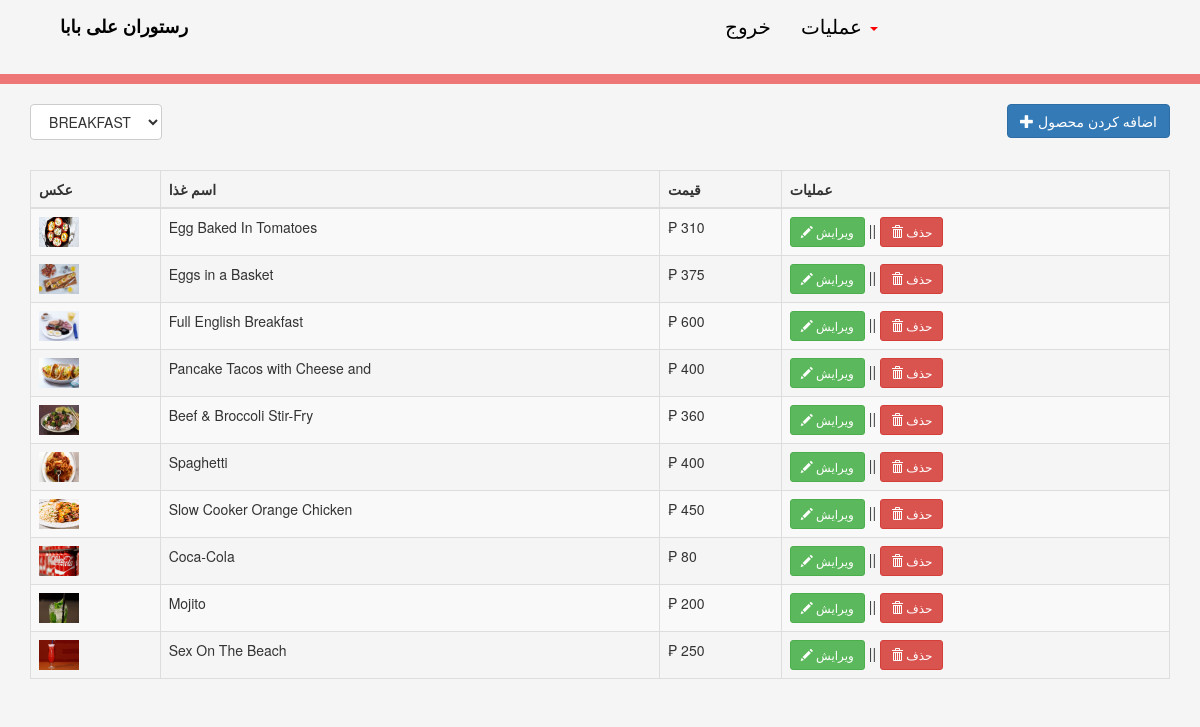
The page /product.php on the database its author committed.
### tables this page shows
CREATE TABLE IF NOT EXISTS `product` (
`productid` int(11) NOT NULL,
  `categoryid` int(1) NOT NULL,
  `productname` varchar(30) NOT NULL,
  `price` double NOT NULL,
  `photo` varchar(150) NOT NULL
);

### product.php (the view, shortened to what this page needs)
<?php include('header.php'); ?>
<body>
<?php include('navbaradmin.php'); ?>
<div class="container">
	<div class="row">
		<div class="col-md-12">
			<select id="catList" class="btn btn-default">
			<?php
				$sql="SELECT * from category";
				$catquery=$conn->query($sql);
				while($catrow=$catquery->fetch_array()){
					$catid = isset($_GET['category']) ? $_GET['category'] : 0;
					$selected = ($catid == $catrow['categoryid']) ? " selected" : "";
					echo "<option$selected value=".$catrow['categoryid'].">".$catrow['catname']."</option>";
				}
			?>
			</select>
			<a href="#addproduct" data-toggle="modal" class="pull-right btn btn-primary"><span class="glyphicon glyphicon-plus"></span>
			 اضافه کردن محصول</a>
		</div>
	</div>
	<div style="margin-top:10px;">
		<table class="table table-striped table-bordered">
			<thead>
				<th>عکس</th>
				<th>اسم غذا</th>
				<th>قیمت</th>
				<th>عملیات</th>
			</thead>
			<tbody>
				<?php
					$where = "";
					$sql="SELECT * from product left join category on category.categoryid=product.categoryid $where order by product.categoryid asc, productname asc";
					$query=$conn->query($sql);
					while($row=$query->fetch_array()){
						?>
						<tr>
							<td><a href="<?php if(empty($row['photo'])){echo "upload/noimage.jpg";} else{echo $row['photo'];} ?>">
							<img src="<?php if(empty($row['photo'])){echo "upload/noimage.jpg";} else{echo $row['photo'];} ?>
							" height="30px" width="40px"></a></td>
							<td><?php echo $row['productname']; ?></td>
							<td>&#8369; <?php echo number_format($row['price'], 0); ?></td>
							<td>
								<a href="#editproduct<?php echo $row['productid']; ?>" data-toggle="modal" class="btn btn-success btn-sm">
								<span class="glyphicon glyphicon-pencil"></span> ویرایش</a> || <a href="#deleteproduct<?php echo $row['productid']; ?>"
								data-toggle="modal" class="btn btn-danger btn-sm">
								<span class="glyphicon glyphicon-trash"></span> حذف</a>
							</td>
						</tr>
						<?php
					}
				?>
			</tbody>
		</table>
	</div>
</div>
</body>
</html>

### css/main.css (style rules this page uses)
body { background-color: whitesmoke; background-attachment: fixed; background-repeat: no-repeat; background-size: 100% 100%; }
* { padding: 0px; margin: 0px; }

### rows shown on the page
product: photo (picture), productname "Egg Baked In Tomatoes", price "310"
product: photo (picture), productname "Eggs in a Basket", price "375"
product: photo (picture), productname "Full English Breakfast", price "600"
product: photo (picture), productname "Pancake Tacos with Cheese and", price "400"
product: photo (picture), productname "Beef & Broccoli Stir-Fry", price "360"
product: photo (picture), productname "Spaghetti", price "400"
product: photo (picture), productname "Slow Cooker Orange Chicken", price "450"
product: photo (picture), productname "Coca-Cola", price "80"
product: photo (picture), productname "Mojito", price "200"
product: photo (picture), productname "Sex On The Beach", price "250"

### other values the page prints
form field value "BREAKFAST"
